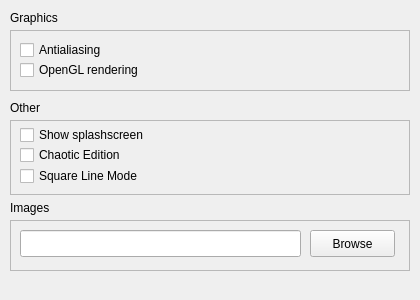
<?xml version="1.0" encoding="UTF-8"?>
<ui version="4.0">
 <class>preferencesMiscellaniousPage</class>
 <widget class="QWidget" name="preferencesMiscellaniousPage">
  <property name="geometry">
   <rect>
    <x>0</x>
    <y>0</y>
    <width>420</width>
    <height>300</height>
   </rect>
  </property>
  <widget class="QFrame" name="frame_5">
   <property name="geometry">
    <rect>
     <x>10</x>
     <y>220</y>
     <width>400</width>
     <height>51</height>
    </rect>
   </property>
   <property name="frameShape">
    <enum>QFrame::StyledPanel</enum>
   </property>
   <property name="frameShadow">
    <enum>QFrame::Raised</enum>
   </property>
   <widget class="QLineEdit" name="imagesPathEdit">
    <property name="geometry">
     <rect>
      <x>10</x>
      <y>10</y>
      <width>281</width>
      <height>27</height>
     </rect>
    </property>
   </widget>
   <widget class="QPushButton" name="imagesPathBrowseButton">
    <property name="geometry">
     <rect>
      <x>300</x>
      <y>10</y>
      <width>85</width>
      <height>27</height>
     </rect>
    </property>
    <property name="text">
     <string>Browse</string>
    </property>
   </widget>
  </widget>
  <widget class="QLabel" name="label_7">
   <property name="geometry">
    <rect>
     <x>10</x>
     <y>200</y>
     <width>151</width>
     <height>16</height>
    </rect>
   </property>
   <property name="text">
    <string>Images</string>
   </property>
  </widget>
  <widget class="QFrame" name="frame_4">
   <property name="geometry">
    <rect>
     <x>10</x>
     <y>120</y>
     <width>400</width>
     <height>75</height>
    </rect>
   </property>
   <property name="frameShape">
    <enum>QFrame::StyledPanel</enum>
   </property>
   <property name="frameShadow">
    <enum>QFrame::Raised</enum>
   </property>
   <widget class="QCheckBox" name="splashScreenCheckBox">
    <property name="geometry">
     <rect>
      <x>10</x>
      <y>5</y>
      <width>380</width>
      <height>20</height>
     </rect>
    </property>
    <property name="text">
     <string>Show splashscreen</string>
    </property>
   </widget>
   <widget class="QCheckBox" name="chaoticEditionCheckBox">
    <property name="geometry">
     <rect>
      <x>10</x>
      <y>25</y>
      <width>380</width>
      <height>20</height>
     </rect>
    </property>
    <property name="text">
     <string>Chaotic Edition</string>
    </property>
   </widget>
   <widget class="QCheckBox" name="squareLineModeCheckBox">
    <property name="geometry">
     <rect>
      <x>10</x>
      <y>45</y>
      <width>381</width>
      <height>22</height>
     </rect>
    </property>
    <property name="text">
     <string>Square Line Mode</string>
    </property>
   </widget>
  </widget>
  <widget class="QFrame" name="frame_3">
   <property name="geometry">
    <rect>
     <x>10</x>
     <y>30</y>
     <width>400</width>
     <height>61</height>
    </rect>
   </property>
   <property name="frameShape">
    <enum>QFrame::StyledPanel</enum>
   </property>
   <property name="frameShadow">
    <enum>QFrame::Raised</enum>
   </property>
   <widget class="QCheckBox" name="antialiasingCheckBox">
    <property name="geometry">
     <rect>
      <x>10</x>
      <y>10</y>
      <width>380</width>
      <height>20</height>
     </rect>
    </property>
    <property name="text">
     <string>Antialiasing</string>
    </property>
   </widget>
   <widget class="QCheckBox" name="openGLCheckBox">
    <property name="geometry">
     <rect>
      <x>10</x>
      <y>30</y>
      <width>380</width>
      <height>20</height>
     </rect>
    </property>
    <property name="text">
     <string>OpenGL rendering</string>
    </property>
   </widget>
  </widget>
  <widget class="QLabel" name="label_5">
   <property name="geometry">
    <rect>
     <x>10</x>
     <y>10</y>
     <width>141</width>
     <height>16</height>
    </rect>
   </property>
   <property name="text">
    <string>Graphics</string>
   </property>
  </widget>
  <widget class="QLabel" name="label_6">
   <property name="geometry">
    <rect>
     <x>10</x>
     <y>100</y>
     <width>151</width>
     <height>16</height>
    </rect>
   </property>
   <property name="text">
    <string>Other</string>
   </property>
  </widget>
 </widget>
 <resources/>
 <connections/>
</ui>
